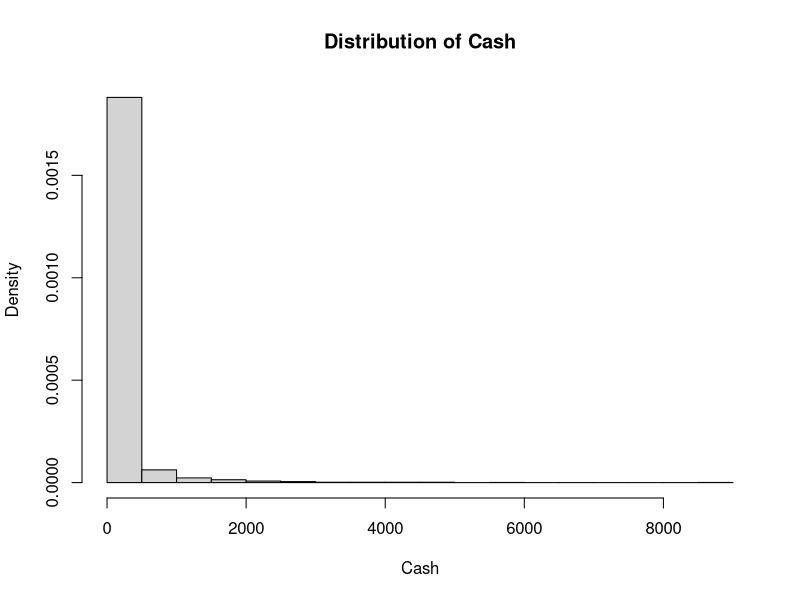
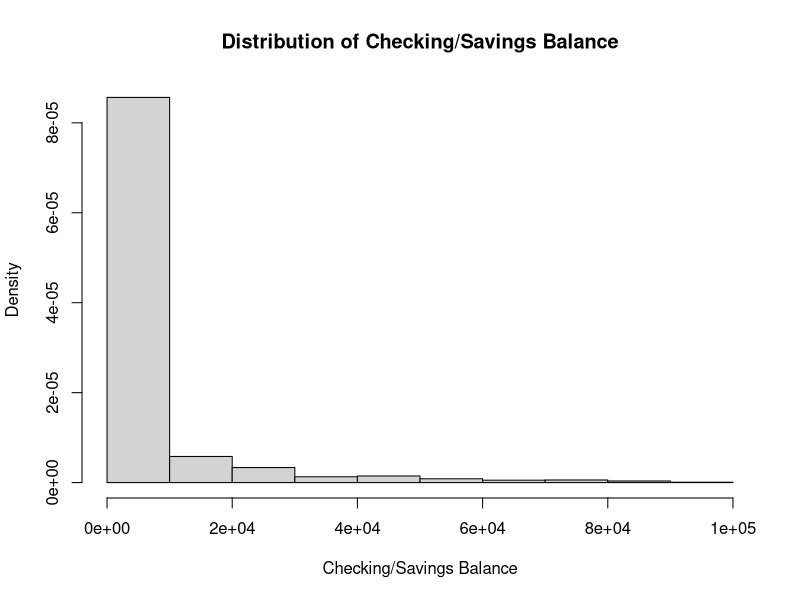
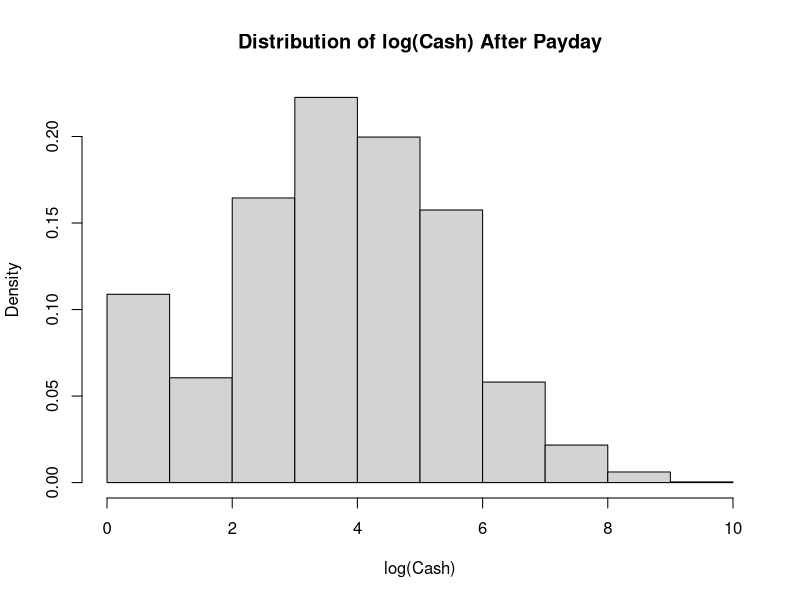
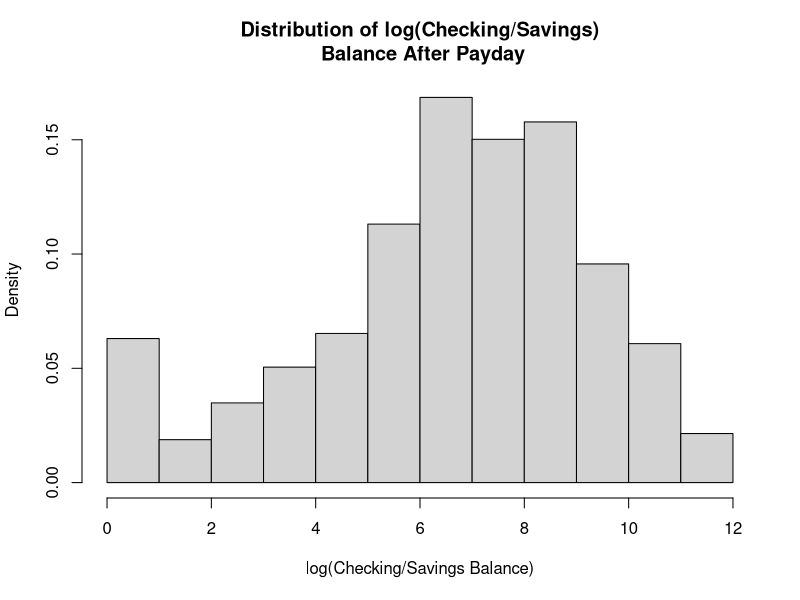
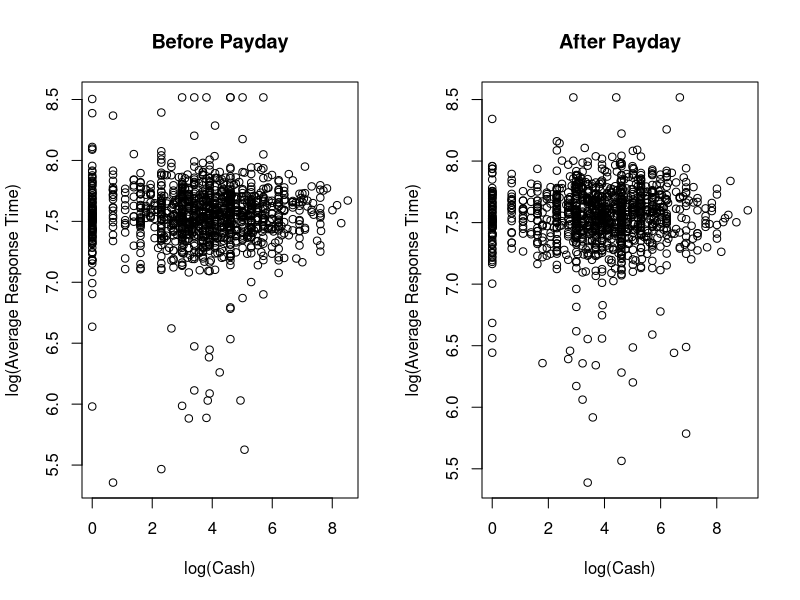
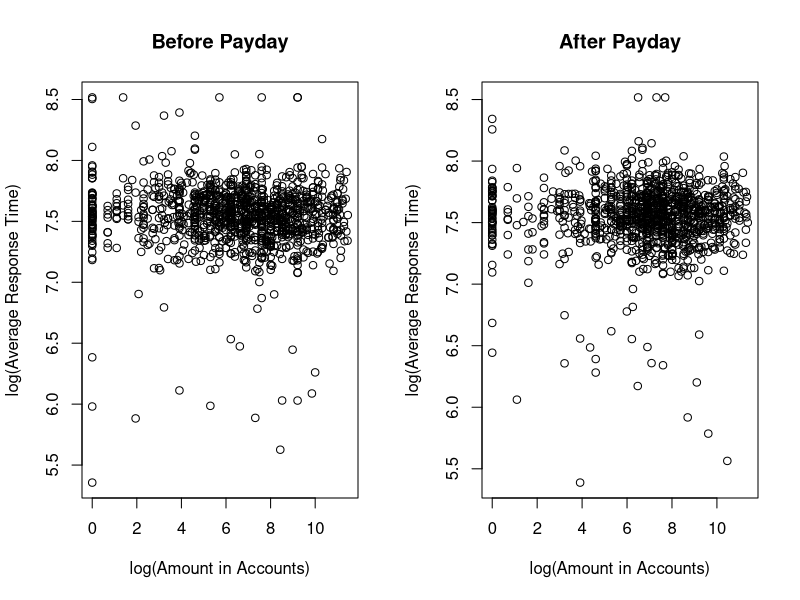
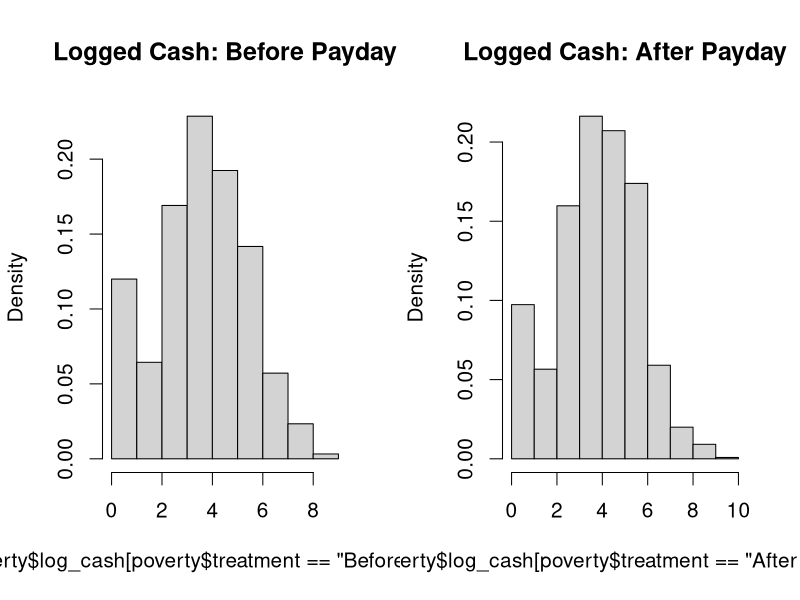
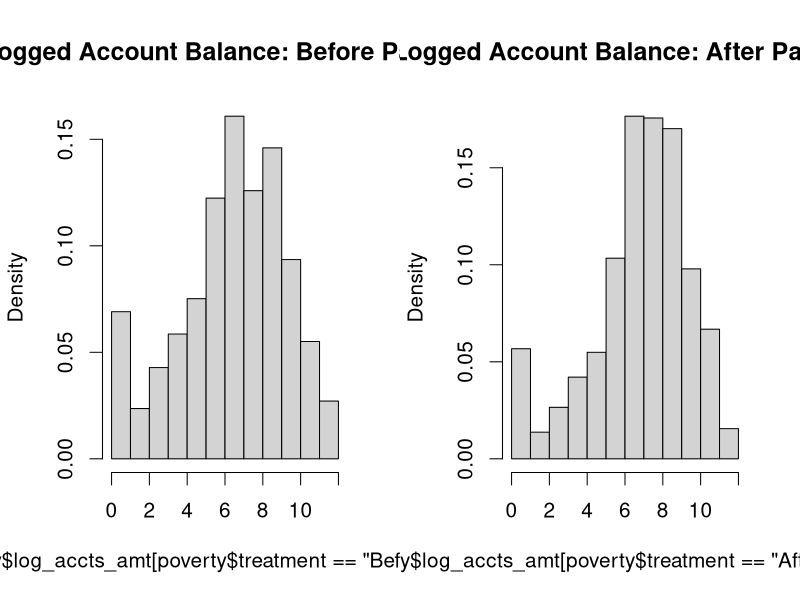

R code for these plots, in order:
## ---- chunk 1
poverty <- read.csv("data/poverty.csv")
hist(poverty$cash, freq = FALSE, xlab = "Cash", main = "Distribution of Cash")
hist(poverty$accts_amt, freq = FALSE, xlab = "Checking/Savings Balance", 
     main = "Distribution of Checking/Savings Balance")
## ---- chunk 2
poverty$log_cash <- poverty$cash
poverty$log_cash[poverty$log_cash == 0] <- 1
poverty$log_cash <- log(poverty$log_cash)

poverty$log_accts_amt <- poverty$accts_amt
poverty$log_accts_amt[poverty$log_accts_amt == 0] <- 1
poverty$log_accts_amt <- log(poverty$log_accts_amt)
  
hist(poverty$log_cash, freq = FALSE, xlab = "log(Cash)",
     main = "Distribution of log(Cash) After Payday")

hist(poverty$log_accts_amt, freq = FALSE, 
     xlab = "log(Checking/Savings Balance)",
     main = "Distribution of log(Checking/Savings)\n Balance After Payday")
## ---- chunk 3
mean(poverty$stroop_time[poverty$treatment == "After Payday"]) - 
  mean(poverty$stroop_time[poverty$treatment == "Before Payday"])

median(poverty$stroop_time[poverty$treatment == "After Payday"]) - 
  median(poverty$stroop_time[poverty$treatment == "Before Payday"])
## ---- chunk 4
par(mfrow = c(1,2))

plot(poverty$log_cash[poverty$treatment == "Before Payday"], 
     poverty$stroop_time[poverty$treatment == "Before Payday"],
     ylab = "log(Average Response Time)", xlab = "log(Cash)", main = "Before Payday")

plot(poverty$log_cash[poverty$treatment == "After Payday"], 
     poverty$stroop_time[poverty$treatment == "After Payday"],
     ylab = "log(Average Response Time)", xlab = "log(Cash)", main = "After Payday")

plot(poverty$log_accts_amt[poverty$treatment == "Before Payday"], 
     poverty$stroop_time[poverty$treatment == "Before Payday"],
     ylab = "log(Average Response Time)", xlab = "log(Amount in Accounts)", main ="Before Payday")

plot(poverty$log_accts_amt[poverty$treatment == "After Payday"], 
     poverty$stroop_time[poverty$treatment == "After Payday"],
     ylab = "log(Average Response Time)", xlab = "log(Amount in Accounts)", 
     main = "After Payday")
## ---- chunk 5
cashmean.diff <- mean(poverty$cash[poverty$treatment == "After Payday"], na.rm = TRUE) - 
  mean(poverty$cash[poverty$treatment == "Before Payday"], na.rm = TRUE)

cashmed.diff <- median(poverty$cash[poverty$treatment == "After Payday"], na.rm = TRUE) - 
  median(poverty$cash[poverty$treatment == "Before Payday"], na.rm = TRUE)

cashmean.diff
cashmed.diff
## ---- chunk 6
balancemean.diff <- mean(poverty$accts_amt[poverty$treatment == "After Payday"], na.rm = TRUE) - 
  mean(poverty$accts_amt[poverty$treatment == "Before Payday"], na.rm = TRUE)

balancemed.diff <- median(poverty$accts_amt[poverty$treatment == "After Payday"], na.rm = TRUE) - 
  median(poverty$accts_amt[poverty$treatment == "Before Payday"], na.rm = TRUE)

balancemean.diff
balancemed.diff
## ---- chunk 7
par(cex = 1.25)
hist(poverty$log_cash[poverty$treatment == "Before Payday"], freq = FALSE, main = "Logged Cash: Before Payday")
hist(poverty$log_cash[poverty$treatment == "After Payday"], freq = FALSE, main = "Logged Cash: After Payday")
## ---- chunk 8
par(cex = 1.25)
hist(poverty$log_accts_amt[poverty$treatment == "Before Payday"], freq = FALSE, main = "Logged Account Balance: Before Payday")
hist(poverty$log_accts_amt[poverty$treatment == "After Payday"], freq = FALSE, main = "Logged Account Balance: After Payday")
## ---- chunk 9
great20k_diff <- mean(poverty$accts_amt[poverty$income_less20k == 0 & 
                                          poverty$treatment == "After Payday"], na.rm = TRUE) -
  mean(poverty$accts_amt[poverty$income_less20k == 0 & 
                           poverty$treatment == "Before Payday"], na.rm = TRUE)

less20k_diff <- mean(poverty$accts_amt[poverty$income_less20k == 1 & 
                                         poverty$treatment == "After Payday"], na.rm = TRUE) -
  mean(poverty$accts_amt[poverty$income_less20k == 1 & 
                           poverty$treatment == "Before Payday"], na.rm = TRUE)
income_diffs <- c(great20k_diff, less20k_diff)
names(income_diffs) <- c("income > 20,000", "income < 20,000")
income_diffs
diff_diff <- great20k_diff - less20k_diff
diff_diff
